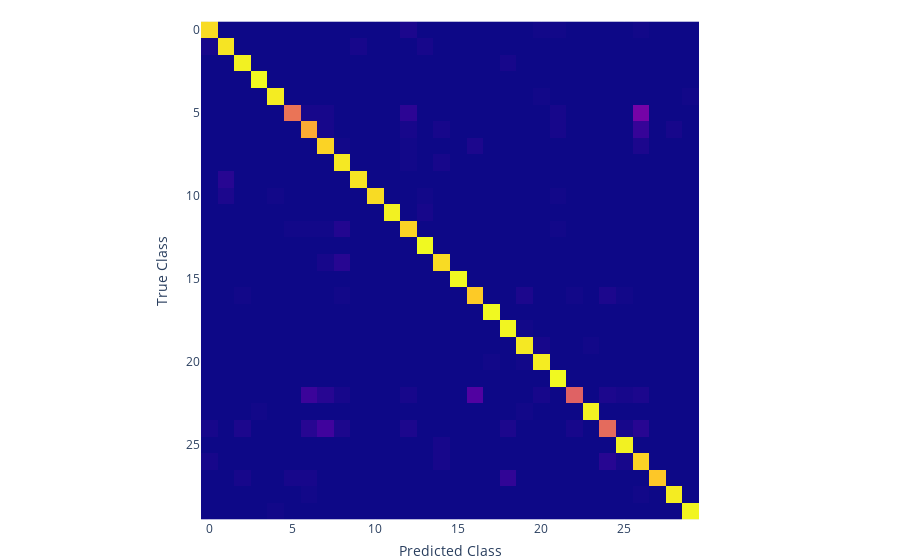

Notebook source saved alongside this figure:
### Markdown cell above
## AID

### Code cell
df_aid = pd.read_pickle('/home/miguel/msc-tesis/ssl_satellital/exp_37/results/exp_77/AID/stats/conf/exp_77_cm_00_04_co-train.pkl')
plot_cm(df_aid, "cm_aid_cotrain_5.pdf")

### Figure 1 — Plotly figure (JSON) as saved in the notebook; plotly's stock layout.template omitted (floating-point values rounded to 4 significant figures; data arrays with more than 128 entries replaced by an {"elided": "..."} marker saying what was removed)
{"data": [{"coloraxis": "coloraxis", "hovertemplate": "Predicted Class: %{x}<br>True Class: %{y}<br>color: %{z}<extra></extra>", "type": "heatmap", "z": {"elided": "30x30 float values"}}], "layout": {"autosize": true, "coloraxis": {"colorscale": [[0, "#0d0887"], [0.1111, "#46039f"], [0.2222, "#7201a8"], [0.3333, "#9c179e"], [0.4444, "#bd3786"], [0.5556, "#d8576b"], [0.6667, "#ed7953"], [0.7778, "#fb9f3a"], [0.8889, "#fdca26"], [1, "#f0f921"]], "showscale": false}, "margin": {"b": 0, "l": 0, "r": 0, "t": 20}, "xaxis": {"constrain": "domain", "scaleanchor": "y", "title": {"text": "Predicted Class"}}, "yaxis": {"autorange": "reversed", "constrain": "domain", "title": {"text": "True Class"}}}}
